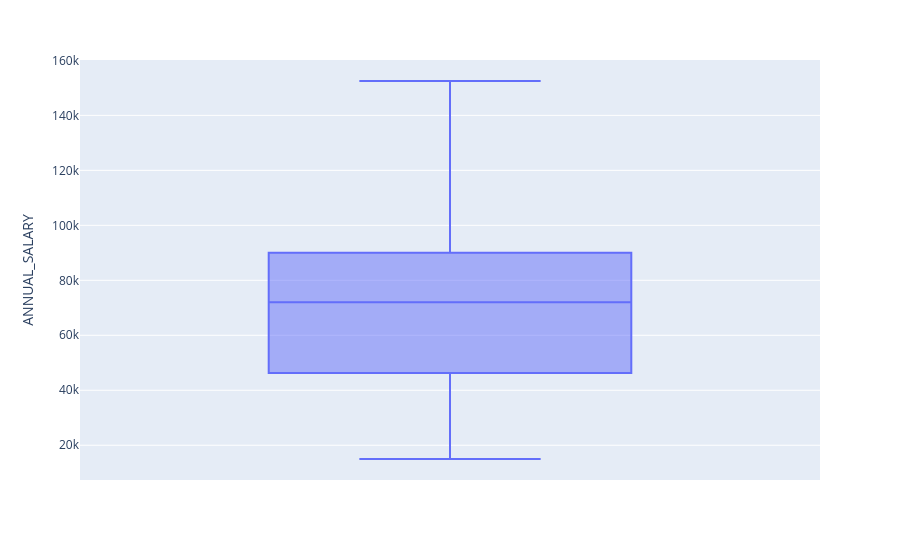

The notebook cell this image was saved under:
### Code cell
# VERIFICANDO ERROS DE DIGITAÇÃO E POSSÍVEL PRESENÇA DE OUTLIERS NA COLUNA ANNUAL_SALARY

print(df['ANNUAL_SALARY'].describe().round(2))

fig = px.box(df, y="ANNUAL_SALARY")
fig.show()

### Figure 1 — Plotly figure (JSON) as saved in the notebook; plotly's stock layout.template omitted (floating-point values rounded to 4 significant figures; data arrays with more than 128 entries replaced by an {"elided": "..."} marker saying what was removed)
{"data": [{"alignmentgroup": "True", "hovertemplate": "ANNUAL_SALARY=%{y}<extra></extra>", "legendgroup": "", "marker": {"color": "#636efa"}, "name": "", "notched": false, "offsetgroup": "", "orientation": "v", "showlegend": false, "type": "box", "x0": " ", "xaxis": "x", "y": {"elided": "1000 int values"}, "y0": " ", "yaxis": "y"}], "layout": {"boxmode": "group", "legend": {"tracegroupgap": 0}, "margin": {"t": 60}, "xaxis": {"anchor": "y", "domain": [0, 1]}, "yaxis": {"anchor": "x", "domain": [0, 1], "title": {"text": "ANNUAL_SALARY"}}}}
